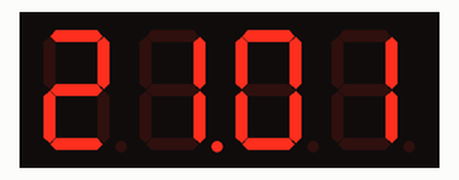
This sketch was run on a simulated Arduino Uno, built with avr-gcc and run on an emulated ATmega328P. Parts: 4-digit seven-segment display. Wiring (inferred from the names in the program): 4-digit 7-segment display, segments lit when HIGH: segments pin 5, pin 9, A2, A4, A5, pin 6, A1, A3; digit selects pin 4, pin 7, pin 8, A0. The segment pins are drawn as the display they are named for.

Above: at 0.1 s.
At 60.1 s:
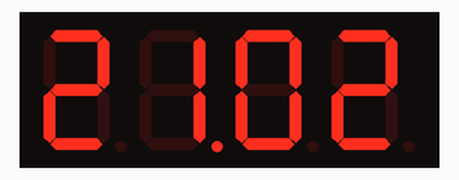
At 120.2 s:
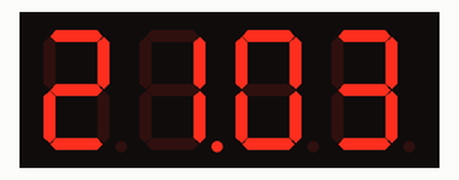

Measured:
- what the display in image 0 shows lasts 60.1 s, from 0.0 s to 60.1 s

The sketch:

WatchDoge.ino
```cpp
#define SEG_D1 4
#define SEG_D2 7
#define SEG_D3 8
#define SEG_D4 A0

#define SEG_A 5
#define SEG_B 9
#define SEG_C A2
#define SEG_D A4
#define SEG_E A5
#define SEG_F 6
#define SEG_G A1
#define SEG_DP A3

const byte nums[10] = {0b11111100, 0b01100000, 0b11011010, 0b11110010, 0b01100110, 0b10110110, 0b10111110, 0b11100000, 0b11111110, 0b11110110};

byte h = 21;
byte m = 01;
byte s = 0;

void setup() {
  // put your setup code here, to run once:
  Serial.begin(9600);

  pinMode(SEG_D1, OUTPUT);
  pinMode(SEG_D2, OUTPUT);
  pinMode(SEG_D3, OUTPUT);
  pinMode(SEG_D4, OUTPUT);
  pinMode(SEG_A, OUTPUT);
  pinMode(SEG_B, OUTPUT);
  pinMode(SEG_C, OUTPUT);
  pinMode(SEG_D, OUTPUT);
  pinMode(SEG_E, OUTPUT);
  pinMode(SEG_F, OUTPUT);
  pinMode(SEG_G, OUTPUT);
  pinMode(SEG_DP, OUTPUT);
  digitalWrite(SEG_D1, 1);
  digitalWrite(SEG_D2, 1);
  digitalWrite(SEG_D3, 1);
  digitalWrite(SEG_D4, 1);

  TCCR1A = 0; // Start
  TCCR1B = 5; // CLK / 1024 (15625 Hz)
  TCNT1 = 0; // Count = 0
  OCR1A = (uint16_t)15625 * 4;
  TIFR1 = 2; // Reset OC flag
  TCCR1B = 0b00001101;
}

void loop() {
  // put your main code here, to run repeatedly:

  byte command = 0;
  while ((Serial.available() > 0) && (command < 201))
  {
    command = Serial.read();
  }

  write_digit(nums[h / 10], 1);
  delay(1);
  write_digit(nums[h % 10] | 1 , 2);
  delay(1);
  write_digit(nums[m / 10], 3);
  delay(1);
  write_digit(nums[m % 10], 4);
  delay(1);

  switch(command)
  {
    case 254:
    {
      if (Serial.available() > 2)
      {
        h = Serial.read();
        m = Serial.read();
        s = Serial.read();
      }
      break;
    }
  }

  if(TIFR1 & 2)
  {
    TCNT1 = 0;
    TIFR1 = 2;
    s = s + 4;
    if(s > 59)
    {
      s = 0;
      m = m + 1;
      if(m > 59)
      {
        m = 0;
        h = h + 1;
        if(h > 23)
        {
          h = 0;
        }
      }
    }
  }
}

void write_digit(byte data, byte digit)
{
  digitalWrite(SEG_D1, 1);
  digitalWrite(SEG_D2, 1);
  digitalWrite(SEG_D3, 1);
  digitalWrite(SEG_D4, 1);
  write_seg(data);
  switch (digit)
  {
    case 1:
      {
        digitalWrite(SEG_D1, 0);
        break;
      }
    case 2:
      {
        digitalWrite(SEG_D2, 0);
        break;
      }
    case 3:
      {
        digitalWrite(SEG_D3, 0);
        break;
      }
    case 4:
      {
        digitalWrite(SEG_D4, 0);
        break;
      }
  }
  //write_seg(data);
}

void write_seg(byte data)
{
  digitalWrite(SEG_A, data & 0b10000000);
  digitalWrite(SEG_B, data & 0b01000000);
  digitalWrite(SEG_C, data & 0b00100000);
  digitalWrite(SEG_D, data & 0b00010000);
  digitalWrite(SEG_E, data & 0b00001000);
  digitalWrite(SEG_F, data & 0b00000100);
  digitalWrite(SEG_G, data & 0b00000010);
  digitalWrite(SEG_DP, data & 0b00000001);
}
```
